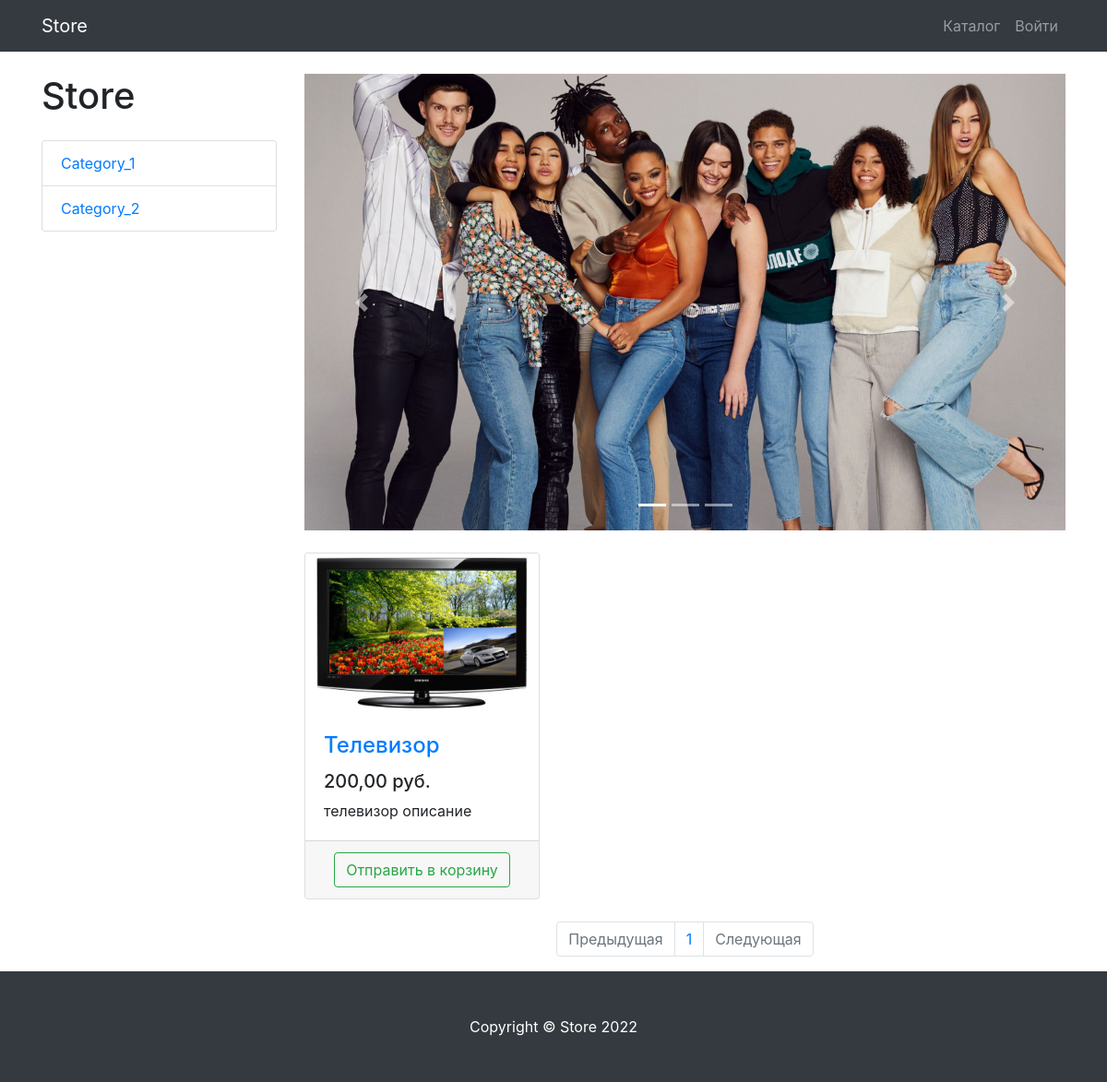
The app's page /, older data.
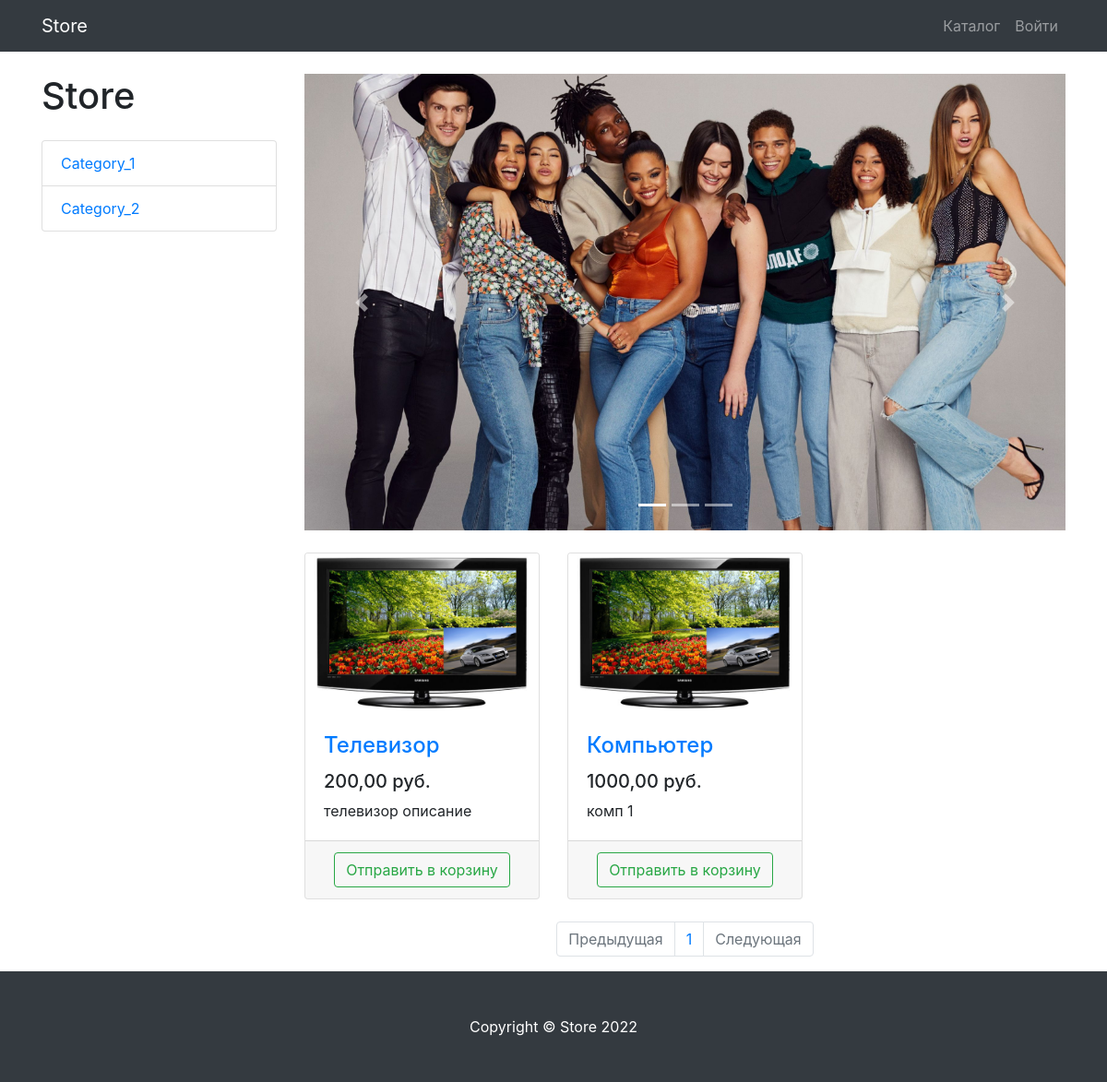
The same page, newer data.
### prostoapp/models.py (models this page shows, shortened)
class ProductCategory(models.Model):
    name = models.CharField(max_length=128, unique=True, verbose_name='Наименования')
    description = models.TextField(null=True, blank=True, verbose_name='Описание')
    class Meta:
        verbose_name = 'Категория'
        verbose_name_plural = 'Категории'

class Product(models.Model):
    name = models.CharField(max_length=256, verbose_name='Наименование')
    description = models.TextField(verbose_name='Описание')
    price = models.DecimalField(max_digits=8, decimal_places=2, verbose_name='Цена')
    quantity = models.PositiveIntegerField(default=0, verbose_name='Наличие')
    image = models.ImageField(upload_to='products_images', verbose_name='Картинка')
    category = models.ForeignKey(to=ProductCategory, on_delete=models.CASCADE, verbose_name='Категория')
    class Meta:
        verbose_name = 'Продукт'
        verbose_name_plural = 'Продукты'

### prostoapp/views.py (the view)
# urls.py: path('', products, name='index'),
def products(request, category_id=None, page_number=1):
    products = Product.objects.filter(category_id=category_id) if category_id else Product.objects.all()
    per_page = 3
    paginator = Paginator(products, per_page)
    products_paginator = paginator.page(page_number)
    context = {
        'products': products_paginator,
        'categories': ProductCategory.objects.all(),
    }
    return render(request, 'prostoapp/products.html', context)

### prostoapp/templates/prostoapp/products.html (shortened to what the changed rows need)
{% extends 'prostoapp/base.html' %}
{% load static %}
{% block css %}
    <link href="{% static 'vendor/css/products.css' %}" rel="stylesheet">
{% endblock %}
{% block content %}
    <div class="container">
        <div class="row">
            <div class="col-lg-3">
                <h1 class="my-4">Store</h1>
                <div class="list-group">
                    {% for category in categories %}
                        <a href="{% url 'prostoapp:category' category.id %}" class="list-group-item">
                            {{ category.name }}
                        </a>
                    {% endfor %}
                </div>
            </div>
            <div class="col-lg-9">
                <div class="row">
                    {% for product in products %}
                        <div class="col-lg-4 col-md-6 mb-4">
                            <div class="card h-100">
                                <a href="#">
                                    <img class="card-img-top"
                                         src="{{ product.image.url }}"
                                         alt="">
                                </a>
                                <div class="card-body">
                                    <h4 class="card-title">
                                        <a href="#">{{ product.name }}</a>
                                    </h4>
                                    <h5>{{ product.price }} руб.</h5>
                                    <p class="card-text">{{ product.description }}</p>
                                </div>
                                <div class="card-footer text-center">
                                    <a class="btn btn-outline-success"
                                       href="{% url 'prostoapp:basket_add' product.id %}">
                                        Отправить в корзину
                                    </a>
                                </div>
                            </div>
                        </div>
                    {% endfor %}
                </div>
                <nav aria-label="Page navigation example">
                    <ul class="pagination justify-content-center">
                        {% for page in products.paginator.page_range %}
                            <li class="page-item">
                                <a class="page-link" href="{% url 'prostoapp:paginator' page %}">
                                    {{ page }}
                                </a>
                            </li>
                        {% endfor %}
                    </ul>
                </nav>
            </div>
        </div>
    </div>
{% endblock %}

Row changes from the older to the newer data that the page shows:
added Product: image (picture), name "Компьютер", price "1000,00", description "комп 1"
